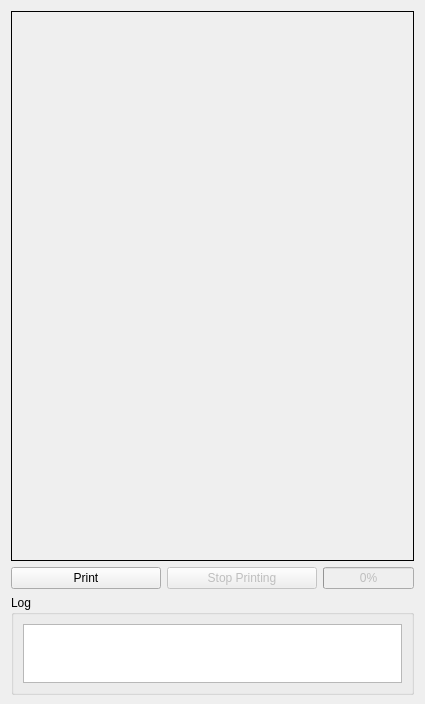
  <widget class="QWidget" name="centralwidget">
   <property name="layoutDirection">
    <enum>Qt::LeftToRight</enum>
   </property>
   <layout class="QVBoxLayout" name="verticalLayout_4">
    <property name="sizeConstraint">
     <enum>QLayout::SetDefaultConstraint</enum>
    </property>
    <property name="bottomMargin">
     <number>9</number>
    </property>
    <item>
     <layout class="QVBoxLayout" name="verticalLayout_3">
      <item>
       <widget class="QSplitter" name="splitter">
        <property name="minimumSize">
         <size>
          <width>0</width>
          <height>550</height>
         </size>
        </property>
        <property name="autoFillBackground">
         <bool>false</bool>
        </property>
        <property name="frameShape">
         <enum>QFrame::Box</enum>
        </property>
        <property name="frameShadow">
         <enum>QFrame::Plain</enum>
        </property>
        <property name="lineWidth">
         <number>1</number>
        </property>
        <property name="midLineWidth">
         <number>2</number>
        </property>
        <property name="orientation">
         <enum>Qt::Horizontal</enum>
        </property>
        <property name="opaqueResize">
         <bool>false</bool>
        </property>
       </widget>
      </item>
      <item>
       <layout class="QHBoxLayout" name="horizontalLayout_3">
        <item>
         <layout class="QVBoxLayout" name="verticalLayout">
          <item>
           <layout class="QHBoxLayout" name="horizontalLayout">
            <item>
             <widget class="QPushButton" name="pushButton_5">
              <property name="minimumSize">
               <size>
                <width>150</width>
                <height>0</height>
               </size>
              </property>
              <property name="text">
               <string>Print</string>
              </property>
              <property name="icon">
               <iconset resource="resource.qrc">
                <normaloff>:/Icons/icons/printer3.png</normaloff>:/Icons/icons/printer3.png</iconset>
              </property>
              <property name="iconSize">
               <size>
                <width>24</width>
                <height>24</height>
               </size>
              </property>
             </widget>
            </item>
            <item>
             <widget class="QPushButton" name="button_stop_printing">
              <property name="enabled">
               <bool>false</bool>
              </property>
              <property name="minimumSize">
               <size>
                <width>150</width>
                <height>0</height>
               </size>
              </property>
              <property name="text">
               <string>Stop Printing</string>
              </property>
              <property name="icon">
               <iconset resource="resource.qrc">
                <normaloff>:/Icons/icons/stop.png</normaloff>:/Icons/icons/stop.png</iconset>
              </property>
              <property name="iconSize">
               <size>
                <width>24</width>
                <height>24</height>
               </size>
              </property>
             </widget>
            </item>
            <item>
             <widget class="QProgressBar" name="progressBar">
              <property name="enabled">
               <bool>false</bool>
              </property>
              <property name="value">
               <number>0</number>
              </property>
             </widget>
            </item>
           </layout>
          </item>
          <item>
           <widget class="QGroupBox" name="groupBox_3">
            <property name="minimumSize">
             <size>
              <width>300</width>
              <height>50</height>
             </size>
            </property>
            <property name="maximumSize">
             <size>
              <width>16777215</width>
              <height>100</height>
             </size>
            </property>
            <property name="title">
             <string>Log</string>
            </property>
            <layout class="QVBoxLayout" name="verticalLayout_2">
             <item>
              <widget class="QTextEdit" name="consoletext">
               <property name="readOnly">
                <bool>true</bool>
               </property>
               <property name="textInteractionFlags">
                <set>Qt::TextSelectableByMouse</set>
               </property>
              </widget>
             </item>
            </layout>
           </widget>
          </item>
         </layout>
        </item>
       </layout>
      </item>
     </layout>
    </item>
    <item>
     <layout class="QHBoxLayout" name="horizontalLayout_2"/>
    </item>
   </layout>
  </widget>
